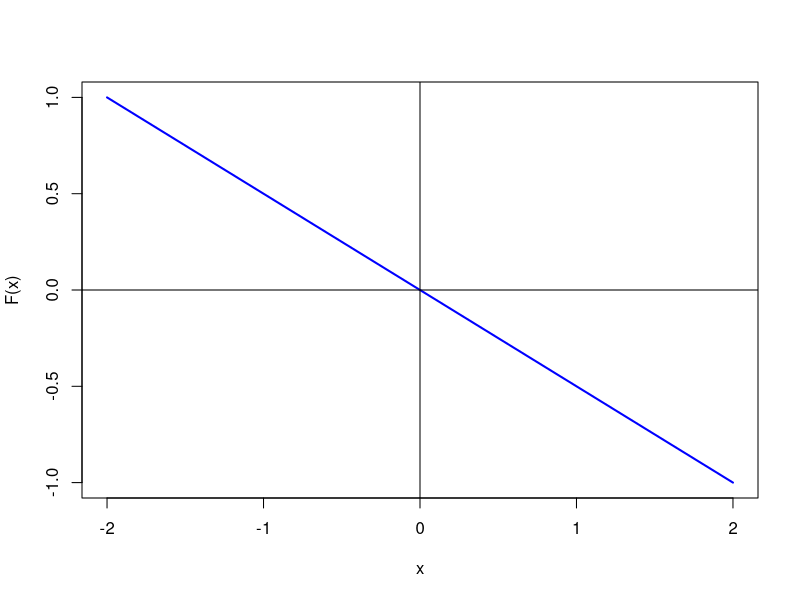
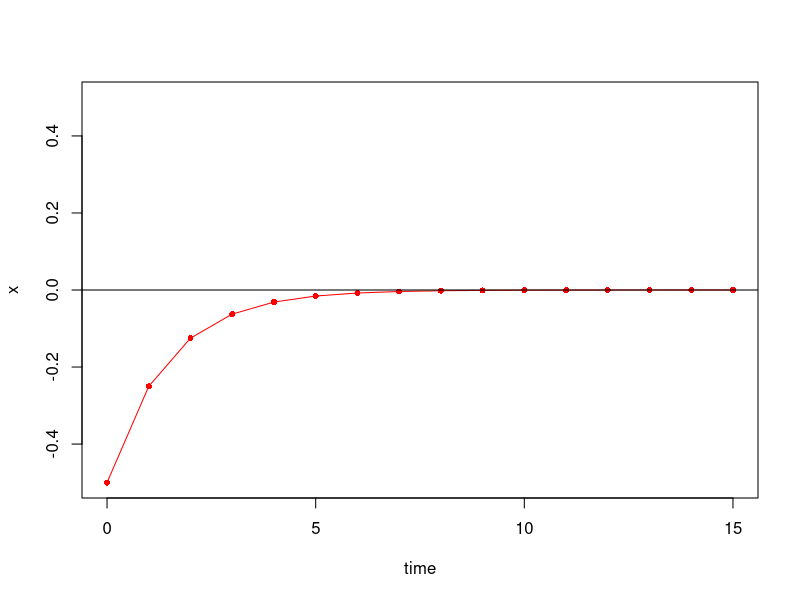
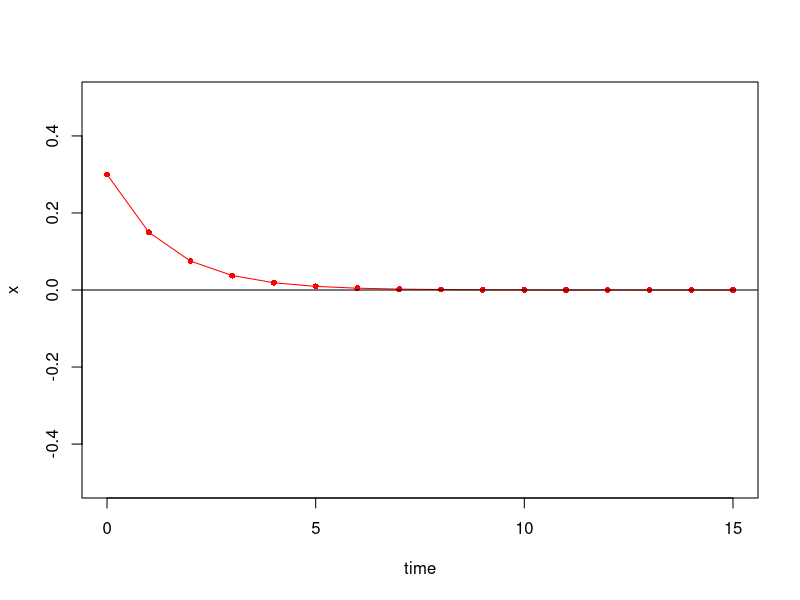
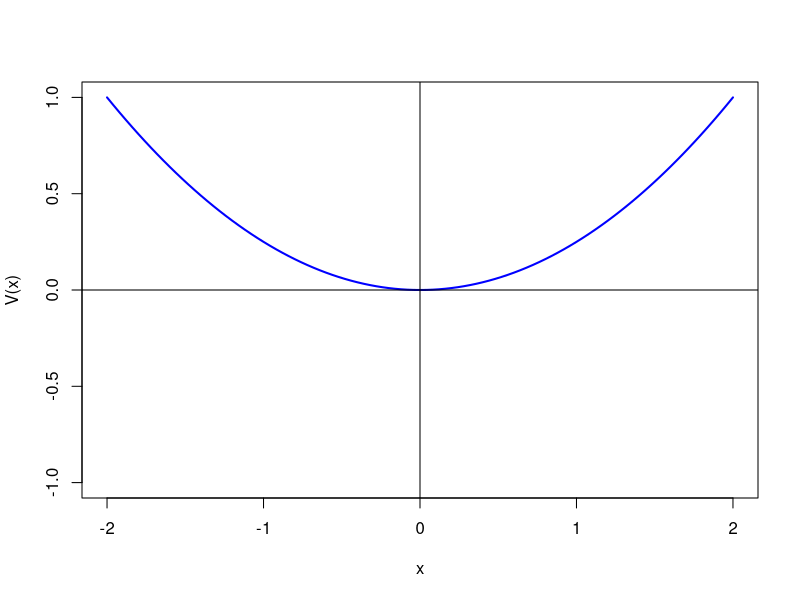
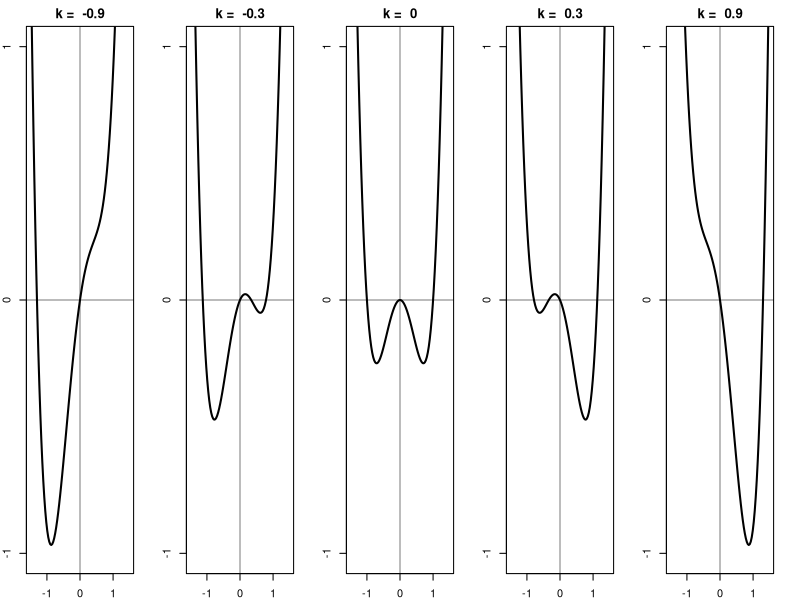

Write the R code that produced these figures, in order.
# Examples for simple dynamical system as outlined in section 2 of the paper

F = function(x) {
  -x/2
}
tiff(filename='figures/Fig2.tiff', width=4.5, height=5, units="in", pointsize=12, res=250)
curve(F(x),from=-2,to=2,lwd=2,col="blue",ylim=c(-1,1))
abline(v=0,h=0)
dev.off()

states=c()
x=-0.5
for (i in 0:15) {
  states=c(states,x)
  x=x+F(x)
}

tiff(filename='figures/Fig3.tiff', width=4.5, height=5, units="in", pointsize=12, res=250)
plot(0:15,states,ylim=c(-0.5,0.5),pch=16,cex=0.8,col="red",xlab="time",ylab="x")
lines(0:15,states,col="red")
abline(h=0)
dev.off()

states=c()
x=0.3
for (i in 0:15) {
  states=c(states,x)
  x=x+F(x)
}

tiff(filename='figures/Fig4.tiff', width=4.5, height=5, units="in", pointsize=12, res=250)
plot(0:15,states,ylim=c(-0.5,0.5),pch=16,cex=0.8,col="red",xlab="time",ylab="x")
lines(0:15,states,col="red")
abline(h=0)
dev.off()

V = function(x) {
  x^2/4
}
tiff(filename='figures/Fig5.tiff', width=4.5, height=5, units="in", pointsize=12, res=250)
curve(V(x),from=-2,to=2,lwd=2,col="blue",ylim=c(-1,1))
abline(v=0,h=0)
dev.off()

bistable = function(x, k) {
  x^4 - x^2 - k*x
}

tiff(filename='figures/Fig6.tiff', width=7, height=1.5, units="in", pointsize=12, res=250)
par(mfrow = c(1,5), mar=c(2,2,2,2))
curve(bistable(x, -0.9), from = -1.5, to = 1.5, xlab = "", ylab = "", ylim = c(-1,1), lty = 1, lwd = 2, main = paste("k = ", -0.9), yaxt = "n", xaxt = "n")
axis(side = 2, at = seq(-1,1,1))
axis(side = 1, at = seq(-1,1,1))
abline(v=0, lwd = 0.5)
abline(h=0, lwd = 0.5)
curve(bistable(x, -0.3), from = -1.5, to = 1.5, xlab = "", ylab = "", ylim = c(-1,1), lty = 1, lwd = 2, main = paste("k = ", -0.3), yaxt = "n", xaxt = "n")
axis(side = 2, at = seq(-1,1,1))
axis(side = 1, at = seq(-1,1,1))
abline(v=0, lwd = 0.5)
abline(h=0, lwd = 0.5)
curve(bistable(x, 0), from = -1.5, to = 1.5, xlab = "", ylab = "", ylim = c(-1,1), lty = 1, lwd = 2, main = paste("k = ", 0), yaxt = "n", xaxt = "n")
axis(side = 2, at = seq(-1,1,1))
axis(side = 1, at = seq(-1,1,1))
abline(v=0, lwd = 0.5)
abline(h=0, lwd = 0.5)
curve(bistable(x, 0.3), from = -1.5, to = 1.5, xlab = "", ylab = "", ylim = c(-1,1), lty = 1, lwd = 2, main = paste("k = ", +0.3), yaxt = "n", xaxt = "n")
axis(side = 2, at = seq(-1,1,1))
axis(side = 1, at = seq(-1,1,1))
abline(v=0, lwd = 0.5)
abline(h=0, lwd = 0.5)
curve(bistable(x, 0.9), from = -1.5, to = 1.5, xlab = "", ylab = "", ylim = c(-1,1), lty = 1, lwd = 2, main = paste("k = ", +0.9), yaxt = "n", xaxt = "n")
axis(side = 2, at = seq(-1,1,1))
axis(side = 1, at = seq(-1,1,1))
abline(v=0, lwd = 0.5)
abline(h=0, lwd = 0.5)
dev.off()



